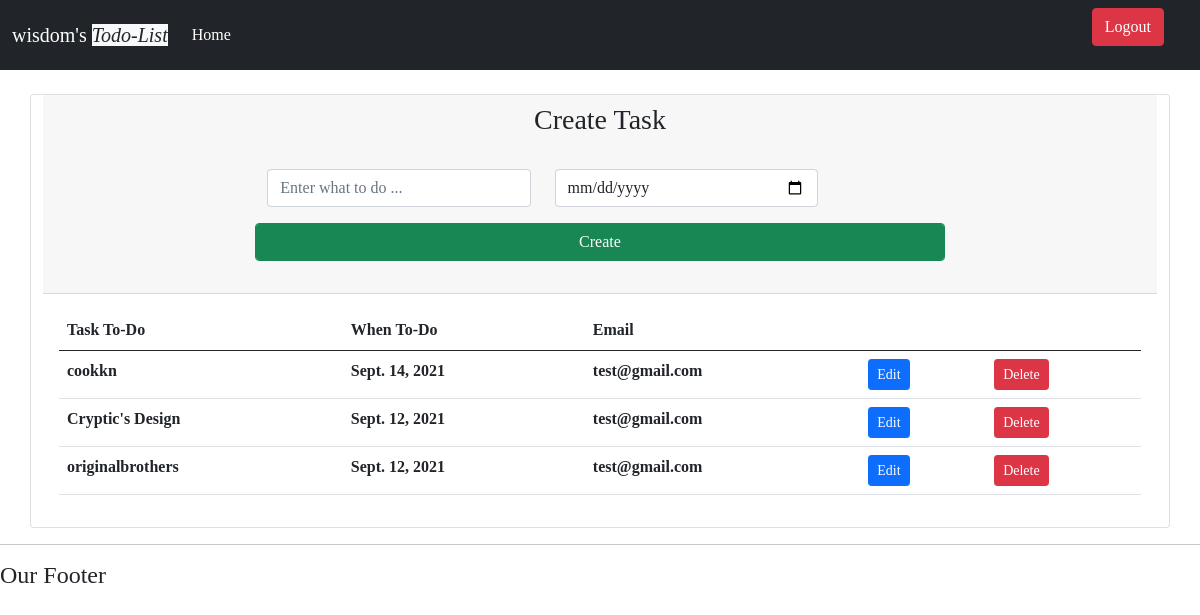
Screenshot of /profile/55 (signed in) with the database file from the repository.
### todo/models.py (models this page shows, shortened)
class Task(models.Model):
    user = models.ForeignKey(User, null=True, blank=True, on_delete=models.CASCADE)
    title = models.CharField(max_length=200, blank=True)
    when_to_do = models.DateField(null=False)
    email = models.EmailField(max_length=200, null=False)
    created = models.DateTimeField(auto_now_add=True, null=True)
    completed = models.BooleanField(default=False, null=True)

### todo/views.py (the view, shortened to what this page needs)
# urls.py: path('profile/<int:pk>', user_page, name="user_page"),
def user_page(request, pk):
    if not request.user.is_authenticated:
        return redirect(reverse('todo:login_page'))
    user_obj = get_object_or_404(User, pk=pk)
    task = user_obj.task_set.all().order_by('-created')
    return render(request, 'todo/user_page.html', {
        'user_obj':user_obj,
        'tasks':task,
    })

### todo/templates/todo/user_page.html (shortened to what this page needs)
{% extends 'todo/main.html' %}
{% load static %}
{% block content %}
<div class="row mt-4">
    <div class="card">
        <div class="card-header">
            <div class="row">
                <div class="col-sm-2 col-md-2 col-lg-2">
                </div>
                <div class="col-sm-8 col-md-8 col-lg-8">
                    <h3 class="text text-center">Create Task</h3>
                    <form action="" method="post">
                        <div class="row p-4">
                            <div class="col-sm-5 col-md-5 col-lg-5">
                                <input type="text"  class="form-control" placeholder="Enter what to do ..." name="text" id="">
                            </div>
                            <div class="col-sm-5 col-md-5 col-lg-5">
                                <input type="date" class="form-control" placeholder="year-month-day" name="date" id="">
                            </div>
                                <button type="submit" name="create" class="btn btn-success mt-3 form-control">Create</button>
                        </div>
                    </form>
                </div>
                <div class="col-sm-2 col-md-2 col-lg-2">
                </div>
            </div>
        </div>
        <div class="card-body">
            <table class="table">
                <thead>
                    <tr>
                        <th>Task To-Do</th>
                        <th>When To-Do</th>
                        <th>Email</th>
                        <th></th>
                        <td></td>
                    </tr>
                </thead>
                <tbody>
                 {% for task in tasks %}
                 <tr class="fw-bolder fs-50">
                   {% if task.completed == False %}
                    <td>{{ task.title }}</td>
                    <td>{{ task.when_to_do }}</td>
                    <td>{{ task.email }}</td>
                    <td>
                        <a href="{% url 'todo:edit' task.id %}" class="btn btn-sm btn-primary">Edit</a>
                    </td>
                    <td>
                        <a href="{% url 'todo:delete' task.id %}" class="btn btn-sm btn-danger">Delete</a>
                    </td>
                   {% endif %}
            </tr>
                 {% endfor %}
                </tbody>
            </table>
        </div>
    </div>
</div>
{% endblock content %}

### todo/templates/todo/navbar.html (shortened to what this page needs)
{% load static %}
<nav class="navbar navbar-expand-lg navbar-dark bg-dark">
  <div class="container-fluid">
    <a class="navbar-brand" href="#" style="font-family: cursive;">
      {{ request.user }}'s <i class="bg-light text-dark">Todo-List</i>
    </a>
    <div class="collapse navbar-collapse" id="navbarSupportedContent">
      <ul class="navbar-nav me-auto mb-2 mb-lg-0">
        <li class="nav-item">
          <a class="nav-link active" aria-current="page" href="{% url 'todo:index' %}">Home</a>
        </li>
      </ul>
{% if request.user.is_authenticated %}
        <p  class=" text-light d-flex">
            <a href="{% url 'todo:logout_handler' %}" class="btn btn-md btn-danger me-4">Logout</a>
        </p>
{% else %}
<p  class="d-flex">
    <a href="{% url 'todo:login_page' %}" class="btn btn-md btn-primary me-4">Log In</a>
</p>
{% endif %}
    </div>
  </div>
</nav>

### rows the page displays
Task: title "cookkn", when_to_do "Sept. 14, 2021", email "test@gmail.com"
Task: title "Cryptic's Design", when_to_do "Sept. 12, 2021", email "test@gmail.com"
Task: title "originalbrothers", when_to_do "Sept. 12, 2021", email "test@gmail.com"

### other values shown
{{ request.user }} "wisdom"
